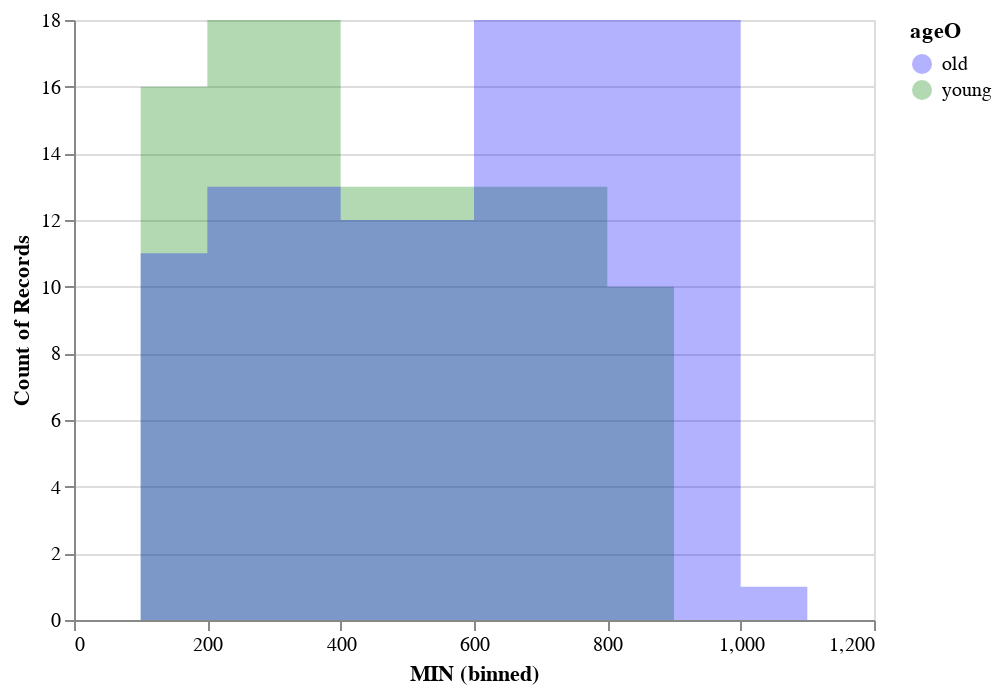

The notebook cell this image was saved under:
### Code cell
alt.Chart(wnba).mark_area(
    opacity=0.3,
    interpolate='step'
).encode(
    alt.X('MIN', bin=alt.Bin(maxbins=10)),
    alt.Y('count()', stack=None),
    alt.Color(
        'ageO:O',
        scale=alt.Scale(range=['#0000ff', '#008000', '#ff0000'])
    )
)

### Figure 1 — Vega-Lite specification as saved in the notebook (floating-point values rounded to 4 significant figures; data arrays with more than 128 entries replaced by an {"elided": "..."} marker saying what was removed)
{"$schema": "https://vega.github.io/schema/vega-lite/v2.6.0.json", "config": {"view": {"height": 300, "width": 400}}, "data": {"name": "data-c2682d882a56f30052db08876f776d03"}, "datasets": {"data-c2682d882a56f30052db08876f776d03": {"elided": "143 records"}}, "encoding": {"color": {"field": "ageO", "scale": {"range": ["#0000ff", "#008000", "#ff0000"]}, "type": "ordinal"}, "x": {"bin": {"maxbins": 10}, "field": "MIN", "type": "quantitative"}, "y": {"aggregate": "count", "stack": null, "type": "quantitative"}}, "mark": {"interpolate": "step", "opacity": 0.3, "type": "area"}}
